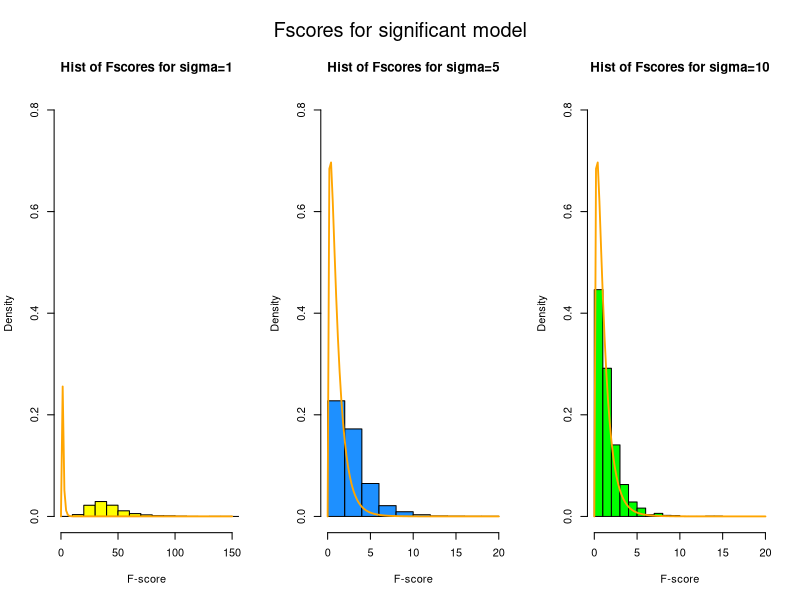
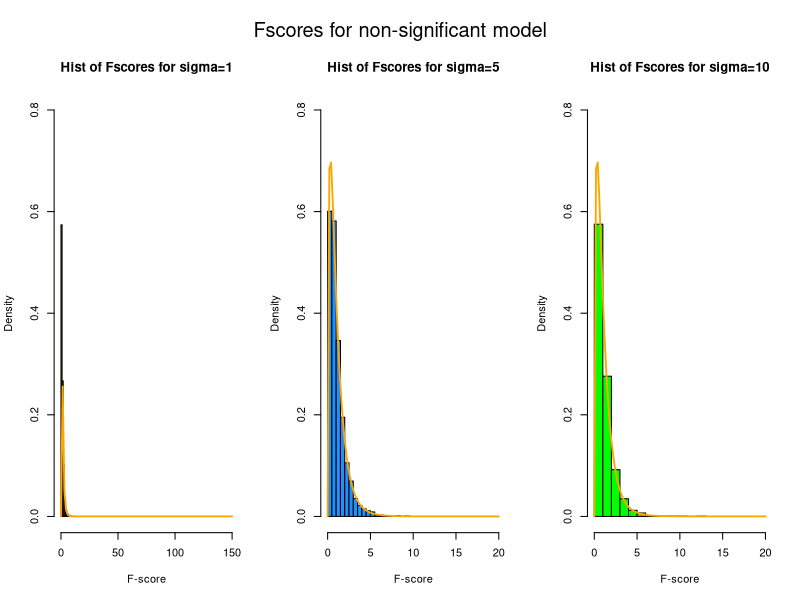
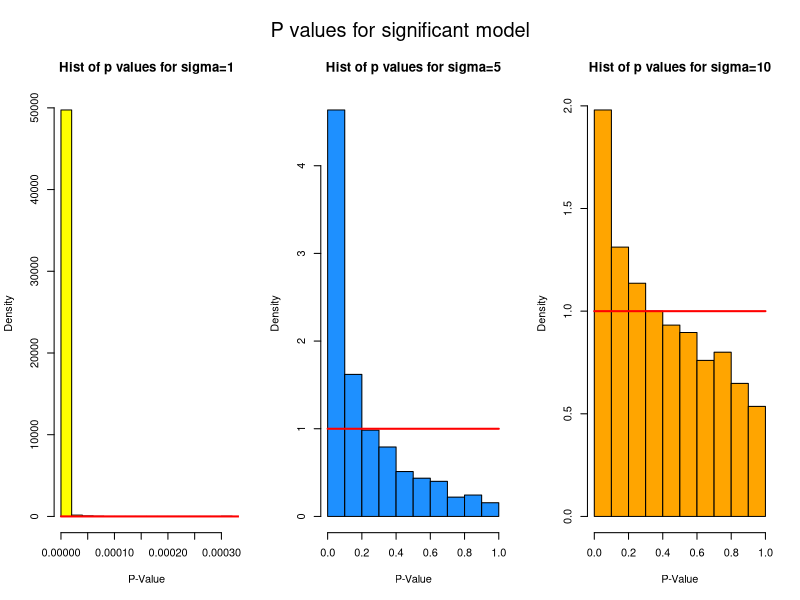
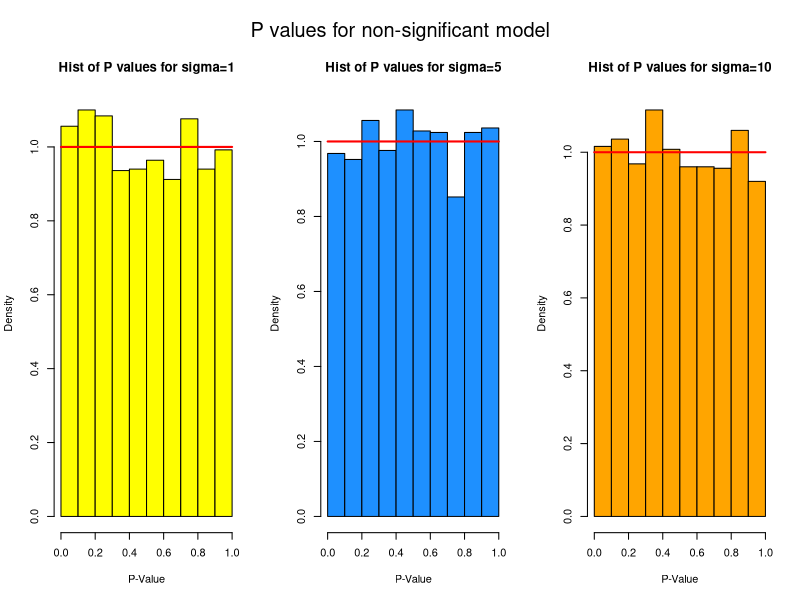
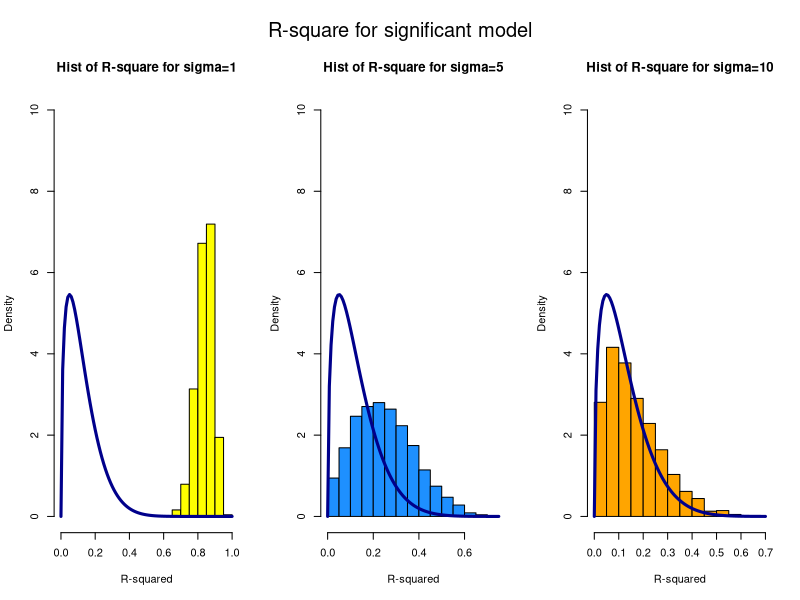
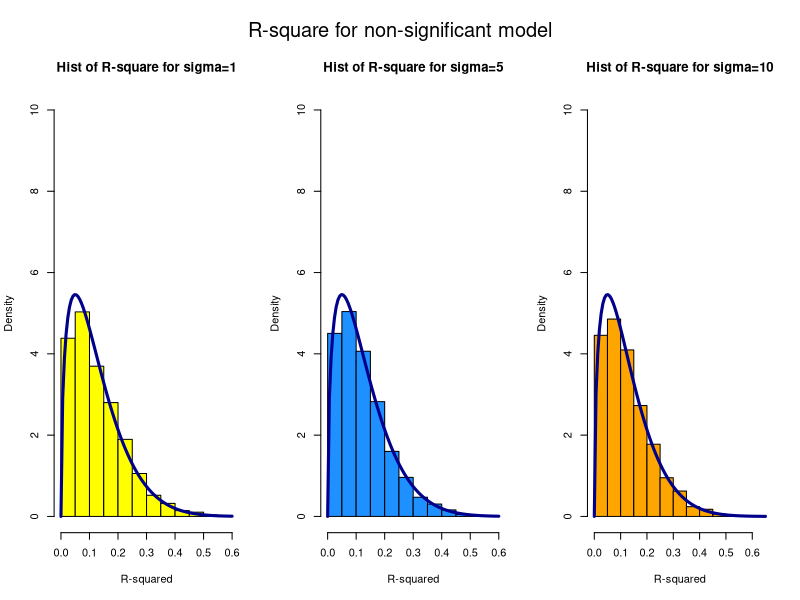
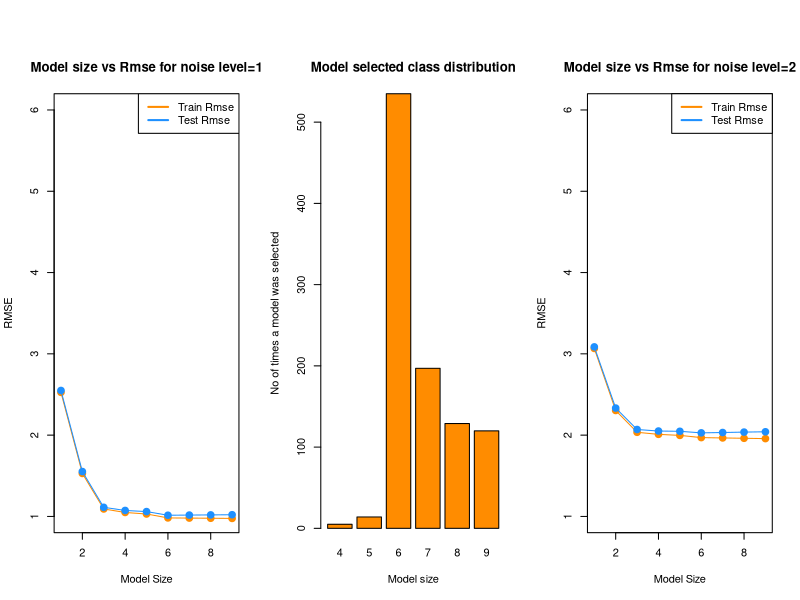
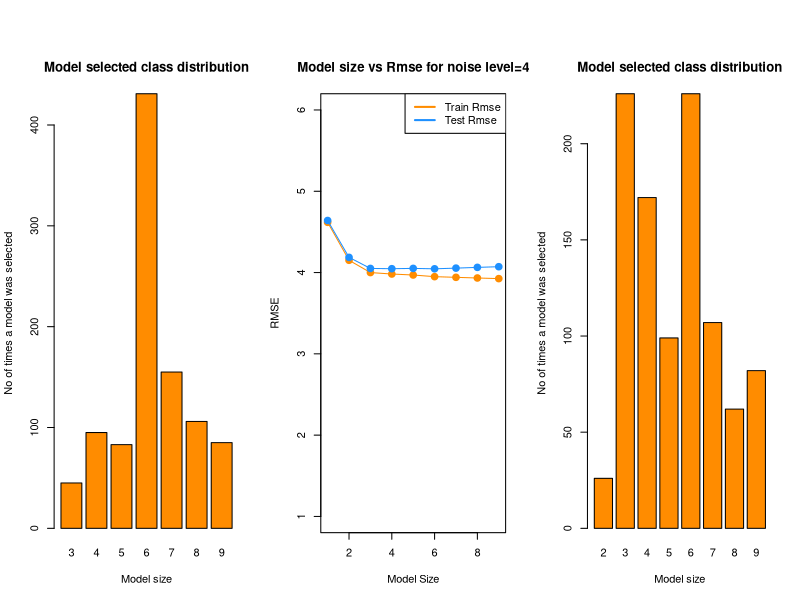

Generate these figures, in order, with R: (Note: a time limit stopped this script after it produced the figures.)
## ---- chunk 1
birthday = 19930501
set.seed(birthday)
## ---- chunk 2
study1 <- read.csv(file="study_1.csv",header=TRUE, sep=",") # read in the data

# function to simulate the creation of the dataframe with all the explanatory and target variable
sim_slr = function(X, beta_0, beta_1, beta_2, beta_3,sigma) {
  n = nrow(X)
  epsilon = rnorm(n, mean = 0, sd = sigma)
  y = beta_0 + beta_1 * X[,1] + beta_2 * X[,2]+ beta_3 * X[,3] + epsilon
  return (data.frame(x1=X[,1],
                     x2=X[,2],
                     x3=X[,3],
                     response=y))
}


full_f_score=rep(0, 2500) # record f score for significant model
full_p_value=rep(0, 2500) # record p value for significant model
full_r_square=rep(0, 2500) # record r square for significant model

null_f_score=rep(0, 2500) # record f score for non significant model
null_p_value=rep(0, 2500) # record p value for non significant model
null_r_square=rep(0, 2500) # record r square for non significant model


sigma=c(1,5,10) # vector of different noise level

run_simulation <- function(sig){ 
  # iterate through 2500 times
  for (i in 1:2500){
  
    null_model_data= sim_slr(study1[-1], beta_0=3, beta_1=0, beta_2=0, beta_3=0,sigma=sig) # prepare the data for null model
    null_model= lm(response ~ ., data = null_model_data) # create a null model 
  
    
    full_model_data= sim_slr(study1[-1], beta_0=3, beta_1=1, beta_2=1, beta_3=1,sigma=sig) # prepare data for full model
    full_model= lm(response ~ ., data = full_model_data) # create a full model
  
    # get values for full model
    full_f_score[i]=summary(full_model)$fstatistic[[1]] # get the f score
    full_p_value[i]=pf(summary(full_model)$fstatistic[1],summary(full_model)$fstatistic[2],summary(full_model)$fstatistic[3],lower.tail=FALSE) # get the p value
    full_r_square[i]=summary(full_model)$r.squared[[1]] # get the r squared value
    
    # get values for null model
    null_f_score[i]=summary(null_model)$fstatistic[[1]] # get the f score
    null_p_value[i]= pf(summary(null_model)$fstatistic[1],summary(null_model)$fstatistic[2],summary(null_model)$fstatistic[3],lower.tail=FALSE)# get the p value
    null_r_square[i]=summary(null_model)$r.squared[[1]] # get the r squared value
  }
  return (list(Full_Fscore=full_f_score, Full_PValue=full_p_value, Full_RSqr=full_r_square,
                  Null_Fscore=null_f_score, Null_PValue=null_p_value, Null_RSqr=null_r_square)) #return the results for all the 6 variables accross a sigma value as a list
}


sigma_result_list=list() # track record of all 6 variables accross all 3 noise levels
for (sig in sigma){
  sigma_result_list=append(sigma_result_list,run_simulation(sig)) # append the results to the existing list
}
# now we have a list of 18 elemnets which contains 6 parameters for each of 3 noise level.
## ---- chunk 3
par(mfrow=c(1,3),oma = c(0, 0, 3, 0)) # generate a side by side plot 
# get the fscores for the full model and create a side by side plot 


hist(sigma_result_list[[1]], prob = TRUE, xlab ="F-score",
      main = "Hist of Fscores for sigma=1", border = "black", col="yellow", xlim = c(0,150), ylim = c(0.0,0.8))
curve(df(x, df1=3, df2=21),col = "orange", add = TRUE, lwd = 1.8, from=0, to=150) # true distibution

hist(sigma_result_list[[7]], prob = TRUE, xlab ="F-score",
      main = "Hist of Fscores for sigma=5", border = "black", col="dodgerblue", xlim=c(0,20), ylim = c(0.0,0.8))
curve(df(x, df1=3, df2=21),col = "orange", add = TRUE, lwd = 1.8, from=0, to=20) # true distibution

hist(sigma_result_list[[13]], prob = TRUE, xlab ="F-score",
      main = "Hist of Fscores for sigma=10", border = "black", col="green", xlim=c(0,20), ylim = c(0.0,0.8))
curve(df(x, df1=3, df2=21),col = "orange", add = TRUE, lwd = 1.8, from=0, to=20) # true distibution

mtext("Fscores for significant model", outer = TRUE, cex = 1.2)


par(mfrow=c(1,3),oma = c(0, 0, 3, 0)) # generate a side by side plot 
# get the fscores for the null model and create a side by side plot 
hist(sigma_result_list[[4]], prob = TRUE, xlab ="F-score",
      main = "Hist of Fscores for sigma=1", border = "black", col="yellow", xlim = c(0,150), ylim = c(0.0,0.8))
curve(df(x, df1=3, df2=21),col = "orange", add = TRUE, lwd = 1.8, from=0, to=150) # true distibution


hist(sigma_result_list[[10]], prob = TRUE, xlab ="F-score",
      main = "Hist of Fscores for sigma=5", border = "black", col="dodgerblue",xlim=c(0,20), ylim = c(0.0,0.8))
curve(df(x, df1=3, df2=21),col = "orange", add = TRUE, lwd = 1.8, from=0, to=20) # true distibution

hist(sigma_result_list[[16]], prob = TRUE, xlab ="F-score",
      main = "Hist of Fscores for sigma=10", border = "black", col="green",xlim=c(0,20), ylim = c(0.0,0.8))
curve(df(x, df1=3, df2=21),col = "orange", add = TRUE, lwd = 1.8, from=0, to=20) # true distibution

mtext("Fscores for non-significant model", outer = TRUE, cex = 1.2)
## ---- chunk 4
par(mfrow=c(1,3),oma = c(0, 0, 3, 0)) # generate a side by side plot
x=seq(0.0,1.0,length=200)
y=dunif(x)

# get the p values for the full model and create a side by side plot 
hist(sigma_result_list[[2]], prob = TRUE, xlab ="P-Value",
      main = "Hist of p values for sigma=1", border = "black", col="yellow")
lines(x,y,type="l",lwd=2,col="red") # true distibution


hist(sigma_result_list[[8]], prob = TRUE, xlab ="P-Value",
      main = "Hist of p values for sigma=5", border = "black", col="dodgerblue")
lines(x,y,type="l",lwd=2,col="red") # true distibution


hist(sigma_result_list[[14]], prob = TRUE, xlab ="P-Value",
      main = "Hist of p values for sigma=10", border = "black", col="orange")
lines(x,y,type="l",lwd=2,col="red") # true distibution

mtext("P values for significant model", outer = TRUE, cex = 1.2)


par(mfrow=c(1,3),oma = c(0, 0, 3, 0)) # generate a side by side plot 
# get the p values for the null model and create a side by side plot 
hist(sigma_result_list[[5]], prob = TRUE, xlab ="P-Value",
      main = "Hist of P values for sigma=1", border = "black", col="yellow")
lines(x,y,type="l",lwd=2,col="red") # true distibution

hist(sigma_result_list[[11]], prob = TRUE, xlab ="P-Value",
      main = "Hist of P values for sigma=5", border = "black", col="dodgerblue")
lines(x,y,type="l",lwd=2,col="red") # true distibution

hist(sigma_result_list[[17]], prob = TRUE, xlab ="P-Value",
      main = "Hist of P values for sigma=10", border = "black", col="orange")
lines(x,y,type="l",lwd=2,col="red") # true distibution

mtext("P values for non-significant model", outer = TRUE, cex = 1.2)
## ---- chunk 5
par(mfrow=c(1,3),oma = c(0, 0, 3, 0)) # generate a side by side plot 
# get the r square for the full model and create a side by side plot 
hist(sigma_result_list[[3]], prob = TRUE, xlab ="R-squared",
      main = "Hist of R-square for sigma=1", border = "black", col="yellow",ylim=c(0.0,10.0), xlim=c(0.0,1.0))

curve(dbeta(x, 3/2, 21/2), col="darkblue", lwd = 3, add = TRUE, yaxt = "n") # true distibution


hist(sigma_result_list[[9]], prob = TRUE, xlab ="R-squared",
      main = "Hist of R-square for sigma=5", border = "black", col="dodgerblue", ylim=c(0.0,10.0))

curve(dbeta(x, 3/2, 21/2), col="darkblue", lwd = 3, add = TRUE, yaxt = "n") # true distibution


hist(sigma_result_list[[15]], prob = TRUE, xlab ="R-squared",
      main = "Hist of R-square for sigma=10", border = "black", col="orange",ylim=c(0.0,10.0))

curve(dbeta(x, 3/2, 21/2), col="darkblue", lwd = 3, add = TRUE, yaxt = "n") # true distibution

mtext("R-square for significant model", outer = TRUE, cex = 1.2)


par(mfrow=c(1,3),oma = c(0, 0, 3, 0)) # generate a side by side plot 
# get the r square for the null model and create a side by side plot 
hist(sigma_result_list[[6]], prob = TRUE, xlab ="R-squared",
      main = "Hist of R-square for sigma=1", border = "black", col="yellow",ylim=c(0.0,10.0))

curve(dbeta(x, 3/2, 21/2), col="darkblue", lwd = 3, add = TRUE, yaxt = "n") # true distibution


hist(sigma_result_list[[12]], prob = TRUE, xlab ="R-squared",
      main = "Hist of R-square for sigma=5", border = "black", col="dodgerblue",ylim=c(0.0,10.0))

curve(dbeta(x, 3/2, 21/2), col="darkblue", lwd = 3, add = TRUE, yaxt = "n") # true distibution


hist(sigma_result_list[[18]], prob = TRUE, xlab ="R-squared",
      main = "Hist of R-square for sigma=10", border = "black", col="orange",ylim=c(0.0,10.0))

curve(dbeta(x, 3/2, 21/2), col="darkblue", lwd = 3, add = TRUE, yaxt = "n") # true distibution

mtext("R-square for non-significant model", outer = TRUE, cex = 1.2)
## ---- chunk 6
birthday = 19930501
set.seed(birthday)
## ---- chunk 7
library("ggplot2")
study2 <- read.csv(file="study_2.csv",header=TRUE, sep=",") # read in the data

# function to calculate the rmse using the residuals.
calculate_rmse <- function(resid){
  rmse= sqrt(sum(resid^2)/ length(resid))
  return (rmse)
}


# function to simulate the creation of the dataframe with all the explanatory and target variable
sim_slr = function(X, beta_0, beta_1, beta_2, beta_3, beta_4, beta_5, beta_6,sigma) {
  n = nrow(X) # get no of observations
  epsilon = rnorm(n, mean = 0, sd = sigma) # generate random error
  y = beta_0 + beta_1 * X[,1] + beta_2 * X[,2]+ beta_3 * X[,3] +
    beta_4 * X[,4]+ beta_5 * X[,5]+ beta_6 * X[,6]+ 
    epsilon # generate the target variable
  
  return (data.frame(x1=X[,1],x2=X[,2],x3=X[,3],x4=X[,4],
                     x5=X[,5],x6=X[,6],x7=X[,7],x8=X[,8],
                     x9=X[,9],response=y)) # retrn a dataframe will all the 9 variables and the target value.
}

# function to perfrom the simulation for a given level of noise.
run_simulation <- function(sigma_val, plot_main){
  # placeholders to to store the train and test rmse for each of the 9 model.
  mod1_train_rmse=rep(0,1000)
  mod1_test_rmse=rep(0,1000)
  mod2_train_rmse=rep(0,1000)
  mod2_test_rmse=rep(0,1000)
  mod3_train_rmse=rep(0,1000)
  mod3_test_rmse=rep(0,1000)
  mod4_train_rmse=rep(0,1000)
  mod4_test_rmse=rep(0,1000)
  mod5_train_rmse=rep(0,1000)
  mod5_test_rmse=rep(0,1000)
  mod6_train_rmse=rep(0,1000)
  mod6_test_rmse=rep(0,1000)
  mod7_train_rmse=rep(0,1000)
  mod7_test_rmse=rep(0,1000)
  mod8_train_rmse=rep(0,1000)
  mod8_test_rmse=rep(0,1000)
  mod9_train_rmse=rep(0,1000)
  mod9_test_rmse=rep(0,1000)
  
  model_selected_tracker=rep(0,1000) # placeholder to store the model selected 
  # iterate form 1000 times
  for (i in 1:1000){
    sim_data= sim_slr(study2[-1], beta_0=0, beta_1=5, beta_2=-4, beta_3=1.6, beta_4=-1.1, beta_5=0.7, beta_6=0.3,sigma=sigma_val) # get the dataframe 
    trn_idx = sample(1:nrow(sim_data), 250) # get some random index 
    sim_trn= sim_data[trn_idx, ] # use the index to generate train data
    sim_tst= sim_data[-trn_idx, ] # use the index to generate test data
    
    model1=lm(response ~ x1, data = sim_trn) # setup the model
    mod1_train_rmse[i]=calculate_rmse(sim_trn$response-predict(model1, newdata=sim_trn)) # store train rmse
    mod1_test_rmse[i]=calculate_rmse(sim_tst$response-predict(model1, newdata=sim_tst)) # store test rmse 
    
    model2=lm(response ~ x1+x2, data = sim_trn) # setup the model
    mod2_train_rmse[i]=calculate_rmse(sim_trn$response-predict(model2, newdata=sim_trn)) # store train rmse
    mod2_test_rmse[i]=calculate_rmse(sim_tst$response-predict(model2, newdata=sim_tst)) # store test rmse 
    
    model3=lm(response ~ x1+x2+x3, data = sim_trn) # setup the model
    mod3_train_rmse[i]=calculate_rmse(sim_trn$response-predict(model3, newdata=sim_trn)) # store train rmse
    mod3_test_rmse[i]=calculate_rmse(sim_tst$response-predict(model3, newdata=sim_tst)) # store test rmse 
    
    model4=lm(response ~ x1+x2+x3+x4, data = sim_trn) # setup the model
    mod4_train_rmse[i]=calculate_rmse(sim_trn$response-predict(model4, newdata=sim_trn)) # store train rmse
    mod4_test_rmse[i]=calculate_rmse(sim_tst$response-predict(model4, newdata=sim_tst)) # store test rmse 
    
    model5=lm(response ~ x1+x2+x3+x4+x5, data = sim_trn) # setup the model
    mod5_train_rmse[i]=calculate_rmse(sim_trn$response-predict(model5, newdata=sim_trn)) # store train rmse
    mod5_test_rmse[i]=calculate_rmse(sim_tst$response-predict(model5, newdata=sim_tst)) # store test rmse 
    
    model6=lm(response ~ x1+x2+x3+x4+x5+x6, data = sim_trn) # setup the model
    mod6_train_rmse[i]=calculate_rmse(sim_trn$response-predict(model6, newdata=sim_trn)) # store train rmse
    mod6_test_rmse[i]=calculate_rmse(sim_tst$response-predict(model6, newdata=sim_tst)) # store test rmse 
    
    model7=lm(response ~ x1+x2+x3+x4+x5+x6+x7, data = sim_trn) # setup the model
    mod7_train_rmse[i]=calculate_rmse(sim_trn$response-predict(model7, newdata=sim_trn)) # store train rmse
    mod7_test_rmse[i]=calculate_rmse(sim_tst$response-predict(model7, newdata=sim_tst)) # store test rmse 
    
    model8=lm(response ~ x1+x2+x3+x4+x5+x6+x7+x8, data = sim_trn) # setup the model
    mod8_train_rmse[i]=calculate_rmse(sim_trn$response-predict(model8, newdata=sim_trn)) # store train rmse
    mod8_test_rmse[i]=calculate_rmse(sim_tst$response-predict(model8, newdata=sim_tst)) # store test rmse 
    
    model9=lm(response ~ x1+x2+x3+x4+x5+x6+x7+x8+x9, data = sim_trn) # setup the model
    mod9_train_rmse[i]=calculate_rmse(sim_trn$response-predict(model9, newdata=sim_trn)) # store train rmse
    mod9_test_rmse[i]=calculate_rmse(sim_tst$response-predict(model9, newdata=sim_tst)) # store test rmse 
   
    test_rmse_vector=c(mod1_test_rmse[i],mod2_test_rmse[i],mod3_test_rmse[i],mod4_test_rmse[i],
                   mod5_test_rmse[i],mod6_test_rmse[i],mod7_test_rmse[i],mod8_test_rmse[i],
                   mod9_test_rmse[i]) # record all the test rmse in one vector
    
    model_selected_tracker[i]=which.min(test_rmse_vector) # get the index of the least test rmse
  } 
                   
  avg_trnr_rmse= c(mean(mod1_train_rmse),mean(mod2_train_rmse),mean(mod3_train_rmse),mean(mod4_train_rmse),
                   mean(mod5_train_rmse),mean(mod6_train_rmse),mean(mod7_train_rmse),mean(mod8_train_rmse),
                   mean(mod9_train_rmse)) # store the mean train rmse for every model constructed in simulation
  
  avg_test_rmse= c(mean(mod1_test_rmse),mean(mod2_test_rmse),mean(mod3_test_rmse),mean(mod4_test_rmse),
                   mean(mod5_test_rmse),mean(mod6_test_rmse),mean(mod7_test_rmse),mean(mod8_test_rmse),
                   mean(mod9_test_rmse)) # store the mean test rmse for every model constructed in simulation
  
  model_size=1:9 # intiatlize a vector for model size
  
  # generate the plot showing effect of model size on the train and test rmse
  plot(model_size, avg_trnr_rmse,col="darkorange",
       xlab="Model Size",
       ylab="RMSE",
       main=plot_main,
       pch=20,
       cex=5,type="l", ylim = c(1.0, 6.0)) 
  
  points(model_size, avg_trnr_rmse,pch=20,cex=2, col="darkorange") # show the points on chart for the train rmse
  lines(model_size, avg_test_rmse, col="dodgerblue", cex=5, pch=20) # plot a line on the chart
  
  points(model_size, avg_test_rmse,pch=20,cex=2, col="dodgerblue")
  legend("topright", c("Train Rmse", "Test Rmse"), lty = c(1, 1), lwd = 2,
         col = c("darkorange", "dodgerblue")) # add the legend
  
  # generate the plot to show the frequency of the model that was selected
  barplot(table(model_selected_tracker), main="Model selected class distribution", 
   xlab="Model size", ylab="No of times a model was selected", col="darkorange")
  
}

## ---- chunk 8
run_simulation(sigma_val = 1, "Model size vs Rmse for noise level=1")
## ---- chunk 9
run_simulation(sigma_val = 2,"Model size vs Rmse for noise level=2")
## ---- chunk 10
run_simulation(sigma_val = 4,"Model size vs Rmse for noise level=4")
## ---- chunk 11
birthday = 19930501
set.seed(birthday)
## ---- chunk 12
beta_1_vec = seq(-2, 2, by = 0.1) # create a vector for all beta1 values

# function to simulate the creation of the dataframe with all the explanatory and target variable
sim_slr = function(x, beta_0, beta_1, sigma) {
  n = length(x)
  epsilon = rnorm(n, mean = 0, sd = sigma)
  y = beta_0 + beta_1 * x + epsilon
  data.frame(predictor = x, response = y)
}

# function to take in a value of sigma and sample size and calculate power by simulating 1000 times
run_linear_model <- function(beta1, sigma, n){
  x_values = seq(0, 5, length = n) # generate the x values
  hit_counter=0 # counter to keep track of power
  for (i in 1:1000){
    sim_data = sim_slr(x = x_values, beta_0 = 0, beta_1 =beta1 , sigma = sigma) # get full data frame
    sim_fit = lm(response ~ predictor, data = sim_data) # fit the model
    # check the condition and increment the counter if we are able to reject the null hypothesis
    if (summary(sim_fit)$coefficients[2, "Pr(>|t|)"] < 0.05){
          hit_counter=hit_counter+1
        }
  }
  return (hit_counter/1000) # return the power
}

sigma_level=c(1,2,4) # vector of different noise level

# function to get the power for every sigma and beta1 combination
record_power_vals <-function(sam_size){
  power_values=matrix(0, nrow = 3, ncol = length(beta_1_vec)) # create a matrix to store all power
  for (sig in sigma_level){
    row_index= which(sigma_level==sig) # get row index
    for (b1 in beta_1_vec){
        col_index= which(beta_1_vec==b1) # get column index
        power_values[row_index, col_index]=run_linear_model(beta1 = b1, sigma=sig, n=sam_size) # record the power in specific cell
      }
  }
  return (power_values) # return the matrix
}

power_result_sam_size_10=record_power_vals(10) # generate power matrix for sample size 10
power_result_sam_size_20=record_power_vals(20) # generate power matrix for sample size 20
power_result_sam_size_30=record_power_vals(30) # generate power matrix for sample size 30

# function to create a plot for a given sigma level
create_plot <- function(sigma_val){
  sigma_index= which(sigma_level==sigma_val)
  plot(beta_1_vec,seq(from=0.0,to=1.0, length=length(beta_1_vec)), xlim = range(beta_1_vec), ylab = "Power", type="n",xlab = expression(beta)[1], main= expression(paste("Power Vs Signal Strength"))) # create a plot 

# add lines for different sample size
lines(beta_1_vec,power_result_sam_size_10[sigma_index,], type = "b", lty=3, col="green")
lines(beta_1_vec,power_result_sam_size_20[sigma_index,], type = "b", lty=2, col="blue")
lines(beta_1_vec,power_result_sam_size_30[sigma_index,], type = "b", lty=1, col="darkorange")
legend("bottomright",title="Sample Size",lty=c(3, 2, 1), legend = c("sample_size = 10","sample_size = 20","sample_size = 30"), col=c("green","blue","darkorange")) # add legend
}

## ---- chunk 13
create_plot(1)
## ---- chunk 14
create_plot(2)
## ---- chunk 15
create_plot(4)
## ---- chunk 16
boxplot((power_result_sam_size_10[1,] +power_result_sam_size_10[2,]+ power_result_sam_size_10[3,])/3,
      (power_result_sam_size_20[1,]+power_result_sam_size_20[2,]+power_result_sam_size_20[3,])/3,
      (power_result_sam_size_30[1,]+power_result_sam_size_30[2,]+power_result_sam_size_30[3,])/3,
      col="orange",names=c(10,20,30), ylab="Power", xlab="Sample sizes", 
      main="Effect of sample size on the power")
## ---- chunk 17
boxplot((power_result_sam_size_30[1,]+power_result_sam_size_20[1,]+power_result_sam_size_10[1,])/3,
        (power_result_sam_size_10[2,]+power_result_sam_size_20[2,]+power_result_sam_size_30[2,])/3,
        (power_result_sam_size_10[3,]+power_result_sam_size_20[3,]+power_result_sam_size_30[3,])/3,
        col="orange",names=c(1,2,4), ylab="Power", xlab="Sigma", 
        main="Effect of noise level on the power")
## ---- chunk 18
plot(beta_1_vec,(power_result_sam_size_10[1,]+power_result_sam_size_20[1,]+power_result_sam_size_30[1,])/3, ylab = "Power",xlab = expression(beta)[1], main= "Effect of beta_1 on the power", col="darkblue") # scatter plot
